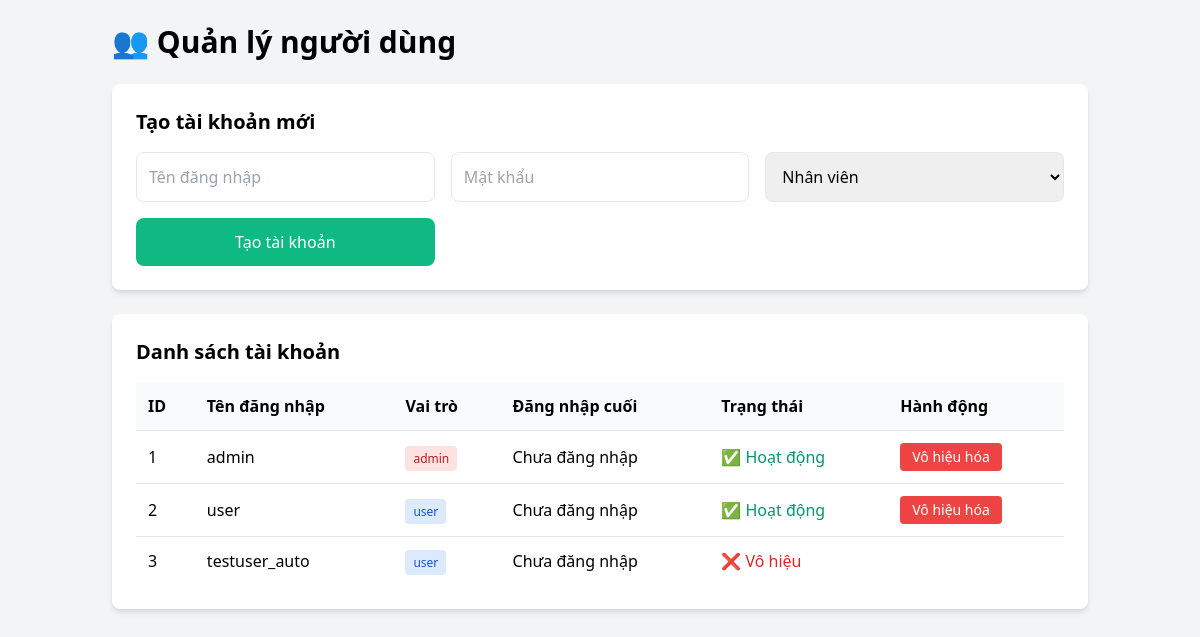
The app's page /user_management (signed in) with its own data.
### tables this page shows
CREATE TABLE users
                     (id INTEGER PRIMARY KEY,
                      username TEXT UNIQUE,
                      password TEXT,
                      role TEXT DEFAULT 'user',
                      last_login TIMESTAMP,
                      is_active BOOLEAN DEFAULT 1);

### app.py (the view)
    def decorated_function(*args, **kwargs):
        if 'user_id' not in session or session.get('role') != 'admin':
            flash('Bạn không có quyền truy cập trang này', 'error')
            return redirect(url_for('index'))
        return f(*args, **kwargs)

### app.py (called while the page is built)
def admin_required(f):
    def decorated_function(*args, **kwargs):
        if 'user_id' not in session or session.get('role') != 'admin':
            flash('Bạn không có quyền truy cập trang này', 'error')
            return redirect(url_for('index'))
        return f(*args, **kwargs)
    decorated_function.__name__ = f.__name__
    return decorated_function

@app.route('/user_management')
@admin_required
def user_management():
    users = auth_system.get_all_users()
    return render_template('user_management.html', users=users)

    def get_all_users(self):
        conn = sqlite3.connect('payroll.db')
        c = conn.cursor()
        c.execute("SELECT id, username, role, password, last_login, is_active FROM users")
        users = c.fetchall()
        conn.close()
        return users

### templates/user_management.html (shortened to what this page needs)
<!DOCTYPE html>
<html lang="vi">
<head>
    <link href="https://cdn.jsdelivr.net/npm/tailwindcss@2.2.19/dist/tailwind.min.css" rel="stylesheet">
</head>
<body class="bg-gray-100">
    <div class="container mx-auto p-6">
        <h1 class="text-3xl font-bold mb-6">👥 Quản lý người dùng</h1>
        <div class="bg-white p-6 rounded-lg shadow-md mb-6">
            <h2 class="text-xl font-semibold mb-4">Tạo tài khoản mới</h2>
            <form id="createUserForm" class="grid grid-cols-1 md:grid-cols-3 gap-4">
                <input type="text" name="username" placeholder="Tên đăng nhập" required
                       class="p-3 border rounded-lg">
                <input type="password" name="password" placeholder="Mật khẩu" required
                       class="p-3 border rounded-lg">
                <select name="role" class="p-3 border rounded-lg">
                    <option value="user">Nhân viên</option>
                </select>
                <button type="submit" class="bg-green-500 text-white p-3 rounded-lg hover:bg-green-600">
                    Tạo tài khoản
                </button>
            </form>
        </div>
        <div class="bg-white p-6 rounded-lg shadow-md">
            <h2 class="text-xl font-semibold mb-4">Danh sách tài khoản</h2>
            <div class="overflow-x-auto">
                <table class="w-full table-auto">
                    <thead>
                        <tr class="bg-gray-50">
                            <th class="p-3 text-left">ID</th>
                            <th class="p-3 text-left">Tên đăng nhập</th>
                            <th class="p-3 text-left">Vai trò</th>
                            <th class="p-3 text-left">Đăng nhập cuối</th>
                            <th class="p-3 text-left">Trạng thái</th>
                            <th class="p-3 text-left">Hành động</th>
                        </tr>
                    </thead>
                    <tbody>
                        {% for user in users %}
                        <tr class="border-t">
                            <td class="p-3">{{ user[0] }}</td>
                            <td class="p-3">{{ user[1] }}</td>
                            <td class="p-3">
                                <span class="px-2 py-1 rounded text-xs {% if user[2] == 'admin' %}bg-red-100 text-red-700{% else %}bg-blue-100 text-blue-700{% endif %}">
                                    {{ user[2] }}
                                </span>
                            </td>
                            <td class="p-3">{{ user[4] or 'Chưa đăng nhập' }}</td>
                            <td class="p-3">
                                {% if user[5] %}
                                    <span class="text-green-600">✅ Hoạt động</span>
                                {% else %}
                                    <span class="text-red-600">❌ Vô hiệu</span>
                                {% endif %}
                            </td>
                            <td class="p-3">
                                {% if user[5] %}
                                    <button onclick="deactivateUser({{ user[0] }})"
                                            class="bg-red-500 text-white px-3 py-1 rounded text-sm hover:bg-red-600">
                                        Vô hiệu hóa
                                    </button>
                                {% endif %}
                            </td>
                        </tr>
                        {% endfor %}
                    </tbody>
                </table>
            </div>
        </div>
    </div>
</body>
</html>

### records on screen
users: id "1", username "admin", role "admin", user "Chưa đăng nhập", is_active "✅ Hoạt động"
users: id "2", username "user", role "user", user "Chưa đăng nhập", is_active "✅ Hoạt động"
users: id "3", username "testuser_auto", role "user", user "Chưa đăng nhập", is_active "❌ Vô hiệu"
